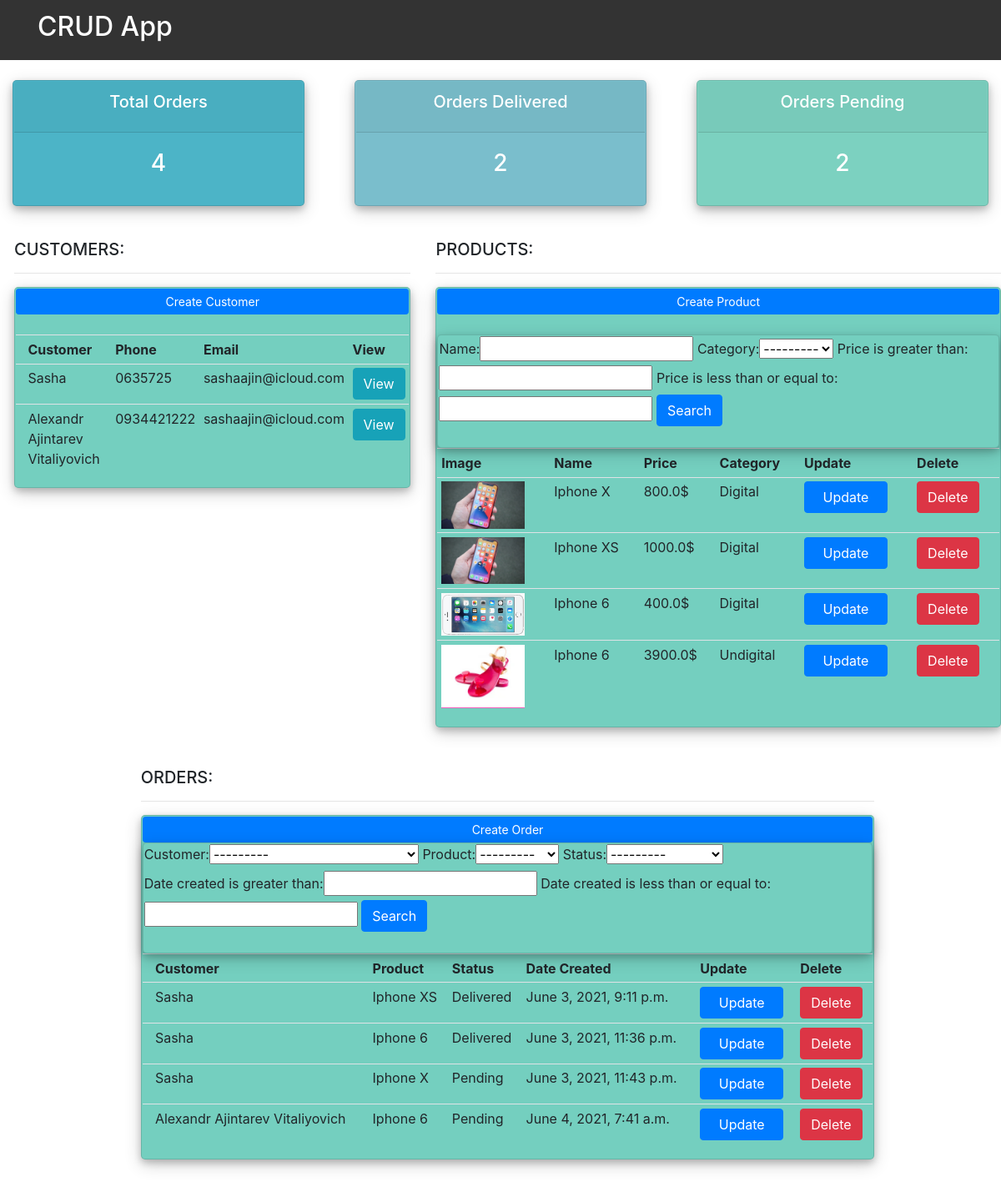
The page / on the database its author committed.
### main/models.py (models this page shows, shortened)
class Customer(models.Model):
    name = models.CharField(max_length=200, null=True)
    phone = models.CharField(max_length=200, null=True)
    email = models.CharField(max_length=200, null=True)
    date_created = models.DateTimeField(auto_now_add=True, null=True)
    def __str__(self):
        return self.name

class Product(models.Model):
    CATEGORY = (
        ('Digital', 'Digital'),
        ('Undigital', 'Undigital'),
    )
    name = models.CharField(max_length=200, null=True)
    image = models.ImageField(null=True, blank=True)
    price = models.FloatField(null=True)
    category = models.CharField(max_length=200, null=True, choices=CATEGORY)
    description = models.CharField(max_length=200, null=True, blank=True)
    date_created = models.DateTimeField(auto_now_add=True, null=True)
    def __str__(self):
        return self.name
    @property
    def image_url(self):
        try:
            url = self.image.url
        except:
            url = ''
        return url

class Order(models.Model):
    STATUS = (
        ('Pending', 'Pending'),
        ('Out for delivery', 'Out for delivery'),
        ('Delivered', 'Delivered'),
    )
    customer = models.ForeignKey(Customer, null=True, on_delete=models.CASCADE)
    product = models.ForeignKey(Product, null=True, on_delete=models.CASCADE)
    date_created = models.DateTimeField(auto_now_add=True, null=True)
    status = models.CharField(max_length=200, null=True, choices=STATUS)

### main/views.py (the view)
# urls.py: path('', views.main_view, name='main'),
def main_view(request):
    orders_total = Order.objects.count()
    order_pending = Order.objects.filter(status='Pending').count()
    order_delivered = Order.objects.filter(status='Delivered').count()
    products = Product.objects.all()
    orders = Order.objects.all()
    customers = Customer.objects.all()
    products_filter = ProductFilter(request.GET, queryset=products)
    products = products_filter.qs
    orders_filter = OrderFilter(request.GET, queryset=orders)
    orders = orders_filter.qs
    return render(template_name='main_page/main.html', request=request,
                  context={'products': products, 'orders': orders, 'customers': customers,
                           'orders_total': orders_total, 'order_pending': order_pending,
                           'order_delivered': order_delivered, 'orders_filter': orders_filter,
                           'products_filter': products_filter, })

### main/templates/main_page/main.html
{% extends 'base.html' %}
{% block content %}
    {% include 'nav.html' %}
    {% include 'main_page/totals.html' %}
    <br>
    {% include 'main_page/tables.html' %}
{% endblock %}

### main/templates/main_page/tables.html
{% extends 'base.html' %}
{% block content %}
    <div class="row " style="margin-left: 2px">
        <div class="col-md-5">
            <h5>CUSTOMERS:</h5>
            <hr>
            <div class="card card-body">
                <a class="btn btn-primary  btn-sm btn-block" href="{% url 'customer_create' %}">Create Customer</a>
                <br>
                <table class="table table-sm">
                    <tr>
                        <th></th>
                        <th>Customer</th>
                        <th>Phone</th>
                        <th>Email</th>
                        <th>View</th>
                    </tr>
                    {% for customer in customers %}
                        <tr>
                            <td></td>
                            <td>{{ customer.name }}</td>
                            <td>{{ customer.phone }}</td>
                            <td>{{ customer.email }}</td>
                            <td>
                                <a href="{% url 'customer' customer.pk %}">
                                    <button class="btn btn-info">View</button>
                                </a>
                            </td>
                        </tr>
                    {% endfor %}
                </table>
            </div>
        </div>
        <div class="col-md-7">
            <h5>PRODUCTS:</h5>
            <hr>
            <div class="card card-body">
                <a class="btn btn-primary  btn-sm btn-block" href="{% url 'product_create' %}">Create Product</a>
                <br>
                <div class="card card-body">
                    <form method="get">
                        {{ products_filter.form }}
                        <button class="btn btn-primary" type="submit">Search</button>
                    </form>
                    <br>
                </div>
                <table class="table table-sm">
                    <tr>
                        <th>Image</th>
                        <th>Name</th>
                        <th>Price</th>
                        <th>Category</th>
                        <th>Update</th>
                        <th>Delete</th>
                    </tr>
                    {% for product in products %}
                        <tr>
                            <td><img src="{{ product.image_url }}" alt="product have no img" style="width: 100px"></td>
                            <td>{{ product.name }}</td>
                            <td>{{ product.price }}$</td>
                            <td>{{ product.category }}</td>
                            <td>
                                <a href="{% url 'product_update' product.pk %}">
                                    <button class="btn btn-primary" style="width: 100px">Update</button>
                                </a>
                            </td>
                            <td>
                                <a href="{% url 'product_delete' product.pk %}">
                                    <button class="btn btn btn-danger">Delete</button>
                                </a>
                            </td>
                        </tr>
                    {% endfor %}
                </table>
            </div>
        </div>
    </div>
    <br><br>
    <div class="row justify-content-center " style="margin-left: 2px">
        <div class="col-md-9">
            <h5>ORDERS:</h5>
            <hr>
            <div class="card card-body">
                <a class="btn btn-primary  btn-sm btn-block" href="{% url 'order_create' %}">Create Order</a>
                <div class="card card-body">
                    <form method="get">
                        {{ orders_filter.form }}
                        <button class="btn btn-primary" type="submit">Search</button>
                    </form>
                    <br>
                </div>
                <table class="table table-sm">
                    <tr>
                        <th></th>
                        <th>Customer</th>
                        <th>Product</th>
                        <th>Status</th>
                        <th>Date Created</th>
                        <th>Update</th>
                        <th>Delete</th>
                    </tr>
                    {% for order in orders %}
                        <tr>
                            <td></td>
                            <td>{{ order.customer }}</td>
                            <td>{{ order.product }}</td>
                            <td>{{ order.status }}</td>
                            <td>{{ order.date_created }}</td>
                            <td>
                                <a href="{% url 'order_update' order.pk %}">
                                    <button class="btn btn-primary" style="width: 100px">Update</button>
                                </a>
                            </td>
                            <td>
                                <a href="{% url 'order_delete' order.pk %}">
                                    <button class="btn btn btn-danger">Delete</button>
                                </a>
                            </td>
                        </tr>
                    {% endfor %}
                </table>
            </div>
        </div>
    </div>
    <br><br><br>
{% endblock %}

### static/style.css (style rules this page uses)
.card { margin-top: auto; margin-bottom: auto; background: #74cfbf; display: flex; justify-content: center; flex-direction: column; padding: 1px; box-shadow: 0 4px 8px 0 rgba(0, 0, 0, 0.2), 0 6px 20px 0 rgba(0, 0, 0, 0.19); -webkit-box-shadow: 0 4px 8px 0 rgba(0, 0, 0, 0.2), 0 6px 20px 0 rgba(0, 0, 0, 0.19); -moz-box-shadow: 0 4px 8px 0 rgba(0, 0, 0, 0.2), 0 6px 20px 0 rgba(0, 0, 0, 0.19); border-radius: 5px; }

### rows shown on the page
Customer: name "Sasha", phone "0635725", email "sashaajin@icloud.com"
Customer: name "Alexandr Ajintarev Vitaliyovich", phone "0934421222", email "sashaajin@icloud.com"
Product: image_url (picture), name "Iphone X", price "800.0", category "Digital"
Product: image_url (picture), name "Iphone XS", price "1000.0", category "Digital"
Product: image_url (picture), name "Iphone 6", price "400.0", category "Digital"
Product: image_url (picture), name "Iphone 6", price "3900.0", category "Undigital"
Order: customer "Sasha", product "Iphone XS", status "Delivered", date_created "June 3, 2021, 9:11 p.m."
Order: customer "Sasha", product "Iphone 6", status "Delivered", date_created "June 3, 2021, 11:36 p.m."
Order: customer "Sasha", product "Iphone X", status "Pending", date_created "June 3, 2021, 11:43 p.m."
Order: customer "Alexandr Ajintarev Vitaliyovich", product "Iphone 6", status "Pending", date_created "June 4, 2021, 7:41 a.m."

### other values the page prints
{{ orders_total }} "4"
{{ order_delivered }} "2"
{{ order_pending }} "2"
